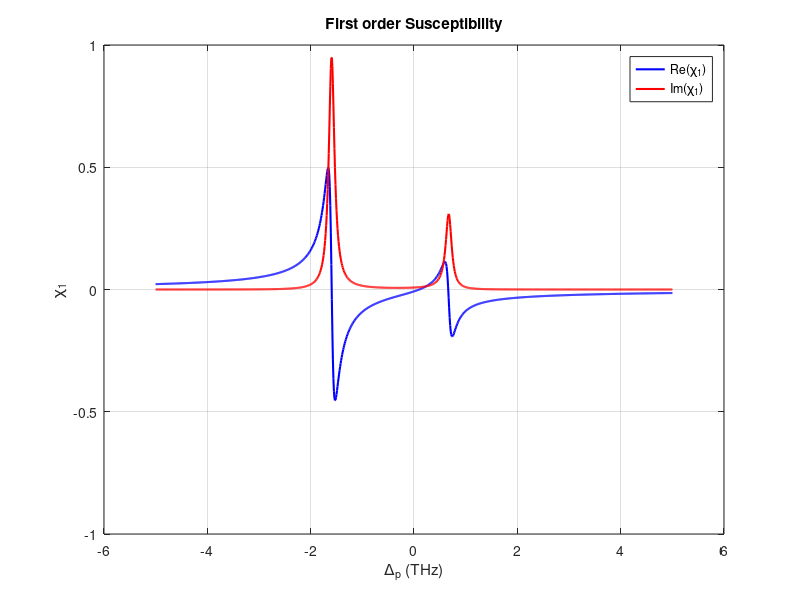

This chart was generated by the following MATLAB code:
clear;
close all;

% Parameters
deltap = -5e12:0.01e12:5e12;
deltac = 1e12;
deltad = 2.0e12;
% omega = 0;
K = 1.4e17;
Omega_b = 0.5e12;
Omega_c = 1e12;
Omega_p = 10.08e14;
gamma_21 = 2.31e11;                 % (\gamma_{21})
gamma_31 = 2.10e9;                 % (\gamma_{31})
gamma_41 = 2.21e11;                 % (\gamma_{41})
gamma_2 = 1.2e11;
gamma_4 = 2.5e12;
c = 3e8;

% Complex detuning terms
d21 = deltap + 1i * (gamma_21 / 2);
d31 = deltap + deltac + 1i * (gamma_31 / 2);
d41 = deltap + deltad + 1i * (gamma_41 / 2);

% Numerator and denominator terms
Dp = (deltap + 1i * gamma_2/2) .* (deltap + deltad + 1i * gamma_4/2) - abs(Omega_b)^2;

D = (deltap + 1i * gamma_2/2) .* (deltap + deltad + 1i * gamma_4/2) .* ...
    (deltap + deltac + 1i * gamma_31/2) - ...
    abs(Omega_b)^2 .* (deltap + deltac + 1i * gamma_31/2) - ...
    abs(Omega_c)^2 .* (deltap + deltad + 1i * gamma_4/2);

% Third-order susceptibility (\chi_3)
A = (2 .* K .* c) ./ Omega_p; % Normalization constant
chi1 = ((-A.*Dp) ./ D);
%chi3 = abs(A).^2 .* Dp ./ (D.^2 .* d21);

% Plotting
figure;
plot(deltap ./ 10^12, real(chi1), 'b', 'LineWidth', 1.5); hold on;
plot(deltap ./ 10^12, imag(chi1), 'r', 'LineWidth', 1.5); hold on;
%plot(deltap ./ 10^12, real(chi3), 'b', 'LineWidth', 1.5); hold on; % Real part
%plot(deltap ./ 10^12, imag(chi3), 'r', 'LineWidth', 1.5);          % Imaginary part
xlabel('\Delta_p (THz)');
ylabel('\chi_1');
legend('Re(\chi_1)', 'Im(\chi_1)');
title('First order Susceptibility');
grid on;
